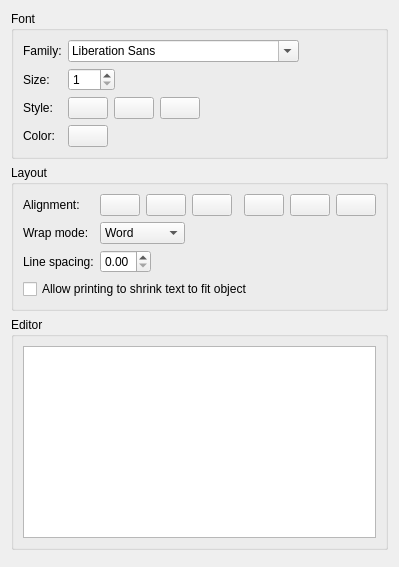
     <widget class="QWidget" name="textPage">
      <attribute name="title">
       <string>Text</string>
      </attribute>
      <layout class="QGridLayout" name="gridLayout_15">
       <item row="1" column="0">
        <widget class="QGroupBox" name="groupBox_2">
         <property name="title">
          <string>Layout</string>
         </property>
         <layout class="QFormLayout" name="formLayout_2">
          <item row="0" column="0">
           <widget class="QLabel" name="label_7">
            <property name="text">
             <string>Alignment:</string>
            </property>
           </widget>
          </item>
          <item row="0" column="1">
           <layout class="QHBoxLayout" name="horizontalLayout_16">
            <property name="spacing">
             <number>6</number>
            </property>
            <item>
             <layout class="QHBoxLayout" name="horizontalLayout_2">
              <property name="rightMargin">
               <number>3</number>
              </property>
              <item>
               <widget class="QPushButton" name="textHAlignLeftToggle">
                <property name="text">
                 <string/>
                </property>
                <property name="icon">
                 <iconset resource="../icons.qrc">
                  <normaloff>:/icons/flat/22x22/glabels-align-text-left.svg</normaloff>:/icons/flat/22x22/glabels-align-text-left.svg</iconset>
                </property>
                <property name="iconSize">
                 <size>
                  <width>22</width>
                  <height>22</height>
                 </size>
                </property>
                <property name="checkable">
                 <bool>true</bool>
                </property>
                <property name="autoExclusive">
                 <bool>true</bool>
                </property>
                <property name="flat">
                 <bool>false</bool>
                </property>
               </widget>
              </item>
              <item>
               <widget class="QPushButton" name="textHAlignCenterToggle">
                <property name="text">
                 <string/>
                </property>
                <property name="icon">
                 <iconset resource="../icons.qrc">
                  <normaloff>:/icons/flat/22x22/glabels-align-text-center.svg</normaloff>:/icons/flat/22x22/glabels-align-text-center.svg</iconset>
                </property>
                <property name="iconSize">
                 <size>
                  <width>22</width>
                  <height>22</height>
                 </size>
                </property>
                <property name="checkable">
                 <bool>true</bool>
                </property>
                <property name="autoExclusive">
                 <bool>true</bool>
                </property>
               </widget>
              </item>
              <item>
               <widget class="QPushButton" name="textHAlignRightToggle">
                <property name="text">
                 <string/>
                </property>
                <property name="icon">
                 <iconset resource="../icons.qrc">
                  <normaloff>:/icons/flat/22x22/glabels-align-text-right.svg</normaloff>:/icons/flat/22x22/glabels-align-text-right.svg</iconset>
                </property>
                <property name="iconSize">
                 <size>
                  <width>22</width>
                  <height>22</height>
                 </size>
                </property>
                <property name="checkable">
                 <bool>true</bool>
                </property>
                <property name="autoExclusive">
                 <bool>true</bool>
                </property>
               </widget>
              </item>
             </layout>
            </item>
            <item>
             <layout class="QHBoxLayout" name="horizontalLayout_3">
              <property name="leftMargin">
               <number>3</number>
              </property>
              <item>
               <widget class="QPushButton" name="textVAlignTopToggle">
                <property name="text">
                 <string/>
                </property>
                <property name="icon">
                 <iconset resource="../icons.qrc">
                  <normaloff>:/icons/flat/22x22/glabels-valign-text-top.svg</normaloff>:/icons/flat/22x22/glabels-valign-text-top.svg</iconset>
                </property>
                <property name="iconSize">
                 <size>
                  <width>22</width>
                  <height>22</height>
                 </size>
                </property>
                <property name="checkable">
                 <bool>true</bool>
                </property>
                <property name="autoExclusive">
                 <bool>true</bool>
                </property>
                <property name="flat">
                 <bool>false</bool>
                </property>
               </widget>
              </item>
              <item>
               <widget class="QPushButton" name="textVAlignMiddleToggle">
                <property name="text">
                 <string/>
                </property>
                <property name="icon">
                 <iconset resource="../icons.qrc">
                  <normaloff>:/icons/flat/22x22/glabels-valign-text-middle.svg</normaloff>:/icons/flat/22x22/glabels-valign-text-middle.svg</iconset>
                </property>
                <property name="iconSize">
                 <size>
                  <width>22</width>
                  <height>22</height>
                 </size>
                </property>
                <property name="checkable">
                 <bool>true</bool>
                </property>
                <property name="autoExclusive">
                 <bool>true</bool>
                </property>
               </widget>
              </item>
              <item>
               <widget class="QPushButton" name="textVAlignBottomToggle">
                <property name="text">
                 <string/>
                </property>
                <property name="icon">
                 <iconset resource="../icons.qrc">
                  <normaloff>:/icons/flat/22x22/glabels-valign-text-bottom.svg</normaloff>:/icons/flat/22x22/glabels-valign-text-bottom.svg</iconset>
                </property>
                <property name="iconSize">
                 <size>
                  <width>22</width>
                  <height>22</height>
                 </size>
                </property>
                <property name="checkable">
                 <bool>true</bool>
                </property>
                <property name="autoExclusive">
                 <bool>true</bool>
                </property>
               </widget>
              </item>
             </layout>
            </item>
           </layout>
          </item>
          <item row="2" column="0">
           <widget class="QLabel" name="label_9">
            <property name="text">
             <string>Line spacing:</string>
            </property>
           </widget>
          </item>
          <item row="2" column="1">
           <layout class="QHBoxLayout" name="horizontalLayout_19">
            <item>
             <widget class="QDoubleSpinBox" name="textLineSpacingSpin">
              <property name="maximum">
               <double>3.000000000000000</double>
              </property>
              <property name="singleStep">
               <double>0.010000000000000</double>
              </property>
             </widget>
            </item>
            <item>
             <spacer name="horizontalSpacer_16">
              <property name="orientation">
               <enum>Qt::Horizontal</enum>
              </property>
              <property name="sizeHint" stdset="0">
               <size>
                <width>40</width>
                <height>20</height>
               </size>
              </property>
             </spacer>
            </item>
           </layout>
          </item>
          <item row="1" column="0">
           <widget class="QLabel" name="label_2">
            <property name="text">
             <string>Wrap mode:</string>
            </property>
           </widget>
          </item>
          <item row="1" column="1">
           <layout class="QHBoxLayout" name="horizontalLayout_25">
            <item>
             <widget class="QComboBox" name="textWrapModeCombo">
              <item>
               <property name="text">
                <string>Word</string>
               </property>
              </item>
              <item>
               <property name="text">
                <string>Anywhere</string>
               </property>
              </item>
              <item>
               <property name="text">
                <string>None</string>
               </property>
              </item>
             </widget>
            </item>
            <item>
             <spacer name="horizontalSpacer_5">
              <property name="orientation">
               <enum>Qt::Horizontal</enum>
              </property>
              <property name="sizeHint" stdset="0">
               <size>
                <width>40</width>
                <height>20</height>
               </size>
              </property>
             </spacer>
            </item>
           </layout>
          </item>
          <item row="3" column="0" colspan="2">
           <widget class="QCheckBox" name="textAutoShrinkCheck">
            <property name="text">
             <string>Allow printing to shrink text to fit object</string>
            </property>
           </widget>
          </item>
         </layout>
        </widget>
       </item>
       <item row="0" column="0">
        <widget class="QGroupBox" name="groupBox">
         <property name="title">
          <string>Font</string>
         </property>
         <property name="flat">
          <bool>false</bool>
         </property>
         <layout class="QGridLayout" name="gridLayout">
          <item row="0" column="0">
           <layout class="QFormLayout" name="formLayout">
            <property name="fieldGrowthPolicy">
             <enum>QFormLayout::AllNonFixedFieldsGrow</enum>
            </property>
            <item row="0" column="0">
             <widget class="QLabel" name="label_3">
              <property name="text">
               <string>Family:</string>
              </property>
             </widget>
            </item>
            <item row="0" column="1">
             <widget class="QFontComboBox" name="textFontFamilyCombo"/>
            </item>
            <item row="1" column="0">
             <widget class="QLabel" name="label_4">
              <property name="text">
               <string>Size:</string>
              </property>
             </widget>
            </item>
            <item row="3" column="0">
             <widget class="QLabel" name="label_5">
              <property name="text">
               <string>Style:</string>
              </property>
             </widget>
            </item>
            <item row="3" column="1">
             <layout class="QHBoxLayout" name="horizontalLayout">
              <item>
               <widget class="QPushButton" name="textFontBoldToggle">
                <property name="text">
                 <string/>
                </property>
                <property name="icon">
                 <iconset resource="../icons.qrc">
                  <normaloff>:/icons/flat/22x22/glabels-format-text-bold.svg</normaloff>:/icons/flat/22x22/glabels-format-text-bold.svg</iconset>
                </property>
                <property name="iconSize">
                 <size>
                  <width>22</width>
                  <height>22</height>
                 </size>
                </property>
                <property name="checkable">
                 <bool>true</bool>
                </property>
                <property name="flat">
                 <bool>false</bool>
                </property>
               </widget>
              </item>
              <item>
               <widget class="QPushButton" name="textFontItalicToggle">
                <property name="text">
                 <string/>
                </property>
                <property name="icon">
                 <iconset resource="../icons.qrc">
                  <normaloff>:/icons/flat/22x22/glabels-format-text-italic.svg</normaloff>:/icons/flat/22x22/glabels-format-text-italic.svg</iconset>
                </property>
                <property name="iconSize">
                 <size>
                  <width>22</width>
                  <height>22</height>
                 </size>
                </property>
                <property name="checkable">
                 <bool>true</bool>
                </property>
               </widget>
              </item>
              <item>
               <widget class="QPushButton" name="textFontUnderlineToggle">
                <property name="text">
                 <string/>
                </property>
                <property name="icon">
                 <iconset resource="../icons.qrc">
                  <normaloff>:/icons/flat/22x22/glabels-format-text-underline.svg</normaloff>:/icons/flat/22x22/glabels-format-text-underline.svg</iconset>
                </property>
                <property name="iconSize">
                 <size>
                  <width>22</width>
                  <height>22</height>
                 </size>
                </property>
                <property name="checkable">
                 <bool>true</bool>
                </property>
               </widget>
              </item>
              <item>
               <spacer name="horizontalSpacer_20">
                <property name="orientation">
                 <enum>Qt::Horizontal</enum>
                </property>
                <property name="sizeHint" stdset="0">
                 <size>
                  <width>40</width>
                  <height>20</height>
                 </size>
                </property>
               </spacer>
              </item>
             </layout>
            </item>
            <item row="4" column="0">
             <widget class="QLabel" name="label_6">
              <property name="text">
               <string>Color:</string>
              </property>
             </widget>
            </item>
            <item row="1" column="1">
             <layout class="QHBoxLayout" name="horizontalLayout_18">
              <item>
               <widget class="QDoubleSpinBox" name="textFontSizeSpin">
                <property name="decimals">
                 <number>0</number>
                </property>
                <property name="minimum">
                 <double>1.000000000000000</double>
                </property>
                <property name="singleStep">
                 <double>1.000000000000000</double>
                </property>
               </widget>
              </item>
              <item>
               <spacer name="horizontalSpacer_15">
                <property name="orientation">
                 <enum>Qt::Horizontal</enum>
                </property>
                <property name="sizeHint" stdset="0">
                 <size>
                  <width>40</width>
                  <height>20</height>
                 </size>
                </property>
               </spacer>
              </item>
             </layout>
            </item>
            <item row="4" column="1">
             <layout class="QHBoxLayout" name="horizontalLayout_23">
              <item>
               <widget class="glabels::ColorButton" name="textColorButton">
                <property name="text">
                 <string/>
                </property>
               </widget>
              </item>
              <item>
               <spacer name="horizontalSpacer_19">
                <property name="orientation">
                 <enum>Qt::Horizontal</enum>
                </property>
                <property name="sizeHint" stdset="0">
                 <size>
                  <width>40</width>
                  <height>20</height>
                 </size>
                </property>
               </spacer>
              </item>
             </layout>
            </item>
           </layout>
          </item>
          <item row="0" column="1">
           <spacer name="horizontalSpacer_4">
            <property name="orientation">
             <enum>Qt::Horizontal</enum>
            </property>
            <property name="sizeHint" stdset="0">
             <size>
              <width>40</width>
              <height>20</height>
             </size>
            </property>
           </spacer>
          </item>
         </layout>
        </widget>
       </item>
       <item row="3" column="0">
        <spacer name="verticalSpacer_5">
         <property name="orientation">
          <enum>Qt::Vertical</enum>
         </property>
         <property name="sizeHint" stdset="0">
          <size>
           <width>20</width>
           <height>6</height>
          </size>
         </property>
        </spacer>
       </item>
       <item row="2" column="0">
        <widget class="QGroupBox" name="groupBox_3">
         <property name="title">
          <string>Editor</string>
         </property>
         <layout class="QGridLayout" name="gridLayout_4">
          <item row="0" column="0">
           <layout class="QGridLayout" name="gridLayout_3">
            <item row="0" column="0">
             <widget class="QTextEdit" name="textEdit"/>
            </item>
            <item row="1" column="0">
             <layout class="QHBoxLayout" name="horizontalLayout_4"/>
            </item>
           </layout>
          </item>
         </layout>
        </widget>
       </item>
      </layout>
     </widget>
